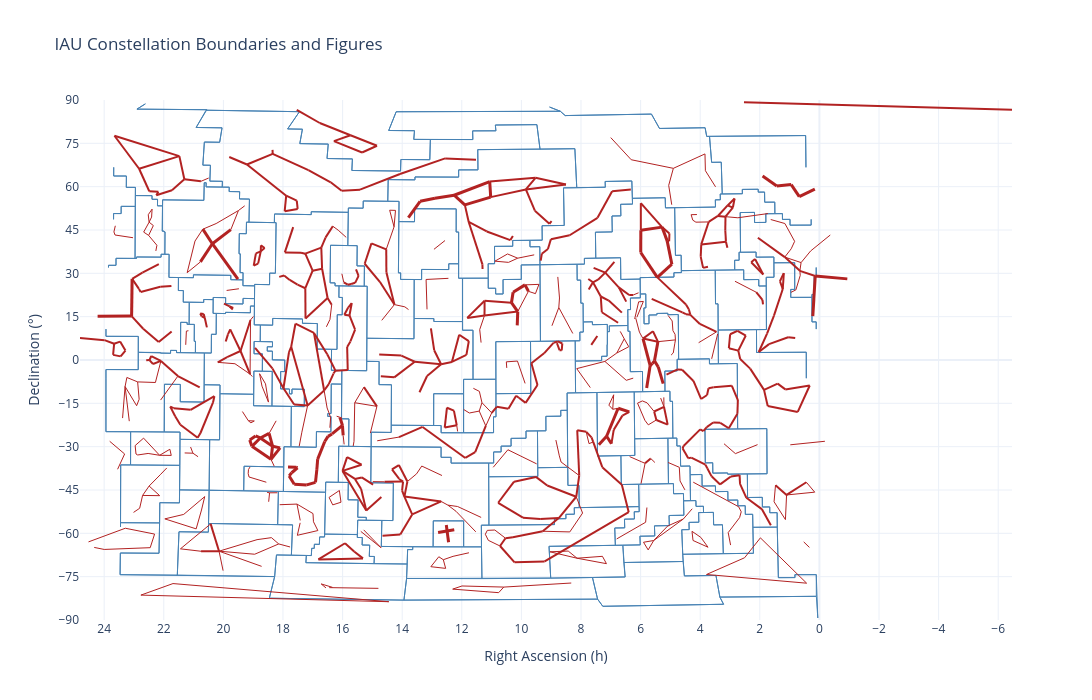

The notebook cell saved with this chart:
### Code cell
def figure_trace(row: pd.Series) -> go.Scatter:
    """Build a single star-to-star connection, shifted to avoid spurious RA 0h/24h wraparound."""
    ra1, ra2 = row["ra1_h"], row["ra2_h"]
    if ra2 - ra1 > 12:
        ra2 -= 24
    elif ra1 - ra2 > 12:
        ra2 += 24

    return go.Scatter(
        x=[ra1, ra2],
        y=[row["dec1_deg"], row["dec2_deg"]],
        mode="lines",
        name=row["constellation"],
        line=dict(width=row["thickness"], color="firebrick"),
        hoverinfo="text",
        hovertext=row["constellation"],
        showlegend=False,
    )


fig.add_traces([figure_trace(row) for _, row in figures.iterrows()])
fig.update_layout(title="IAU Constellation Boundaries and Figures")
fig.show()
